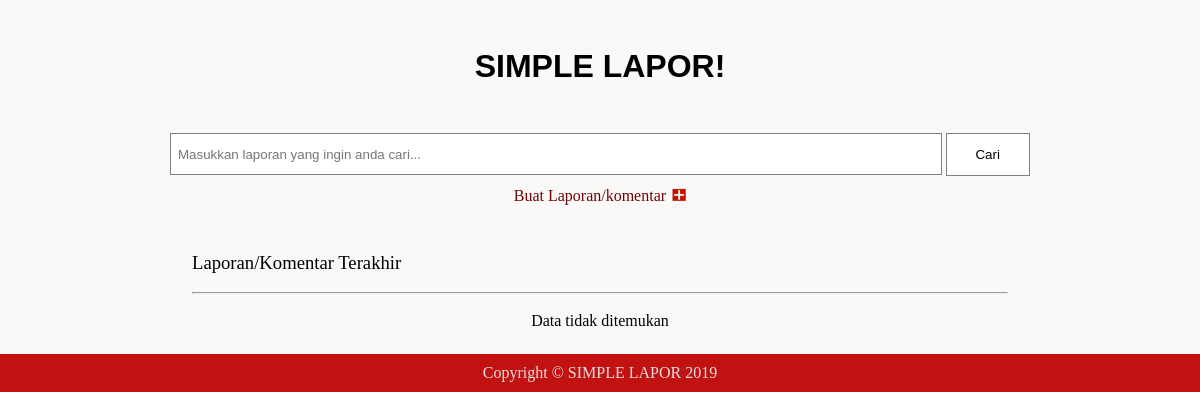
Before: / with the older database file.
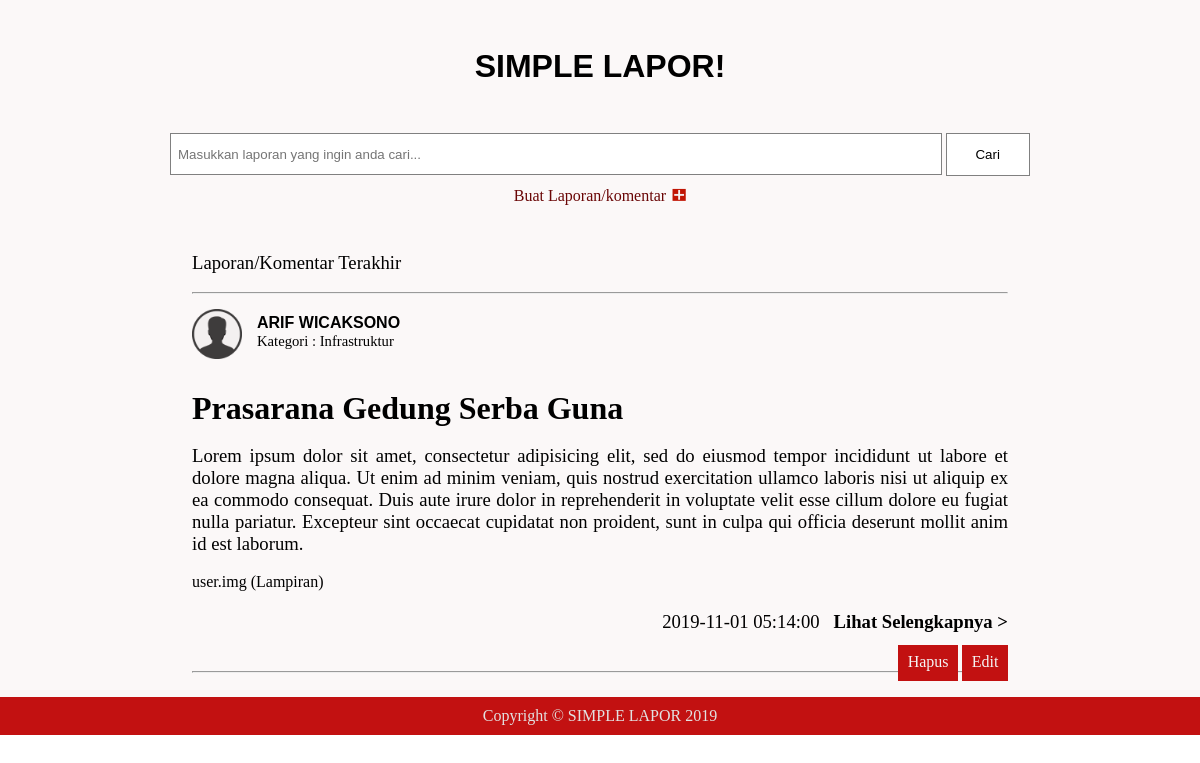
After: the same page with the newer database file.
### tables this page shows
CREATE TABLE `laporan` (
  `ID` int(20) NOT NULL,
  `author` varchar(35) NOT NULL,
  `isi` varchar(512) NOT NULL,
  `judul` varchar(50) NOT NULL,
  `kategori` varchar(20) NOT NULL,
  `waktu` datetime NOT NULL,
  `lampiran` varchar(128) NOT NULL
);

### application/controllers/Home.php (called while the page is built, shortened)
<?php
class Home extends CI_Controller {
	public function __construct() {
		$this->load->model('Lapor_model');
	}
	public function index() {
		$data['title']='SIMPLE LAPOR!';
		$data['laporan'] = $this->Lapor_model->getLaporan();
		$this->load->view('templates/header',$data);
		$this->load->view('home/index', $data);
		$this->load->view('templates/footer');
	}
}

### index.php (called while the page is built, shortened)
<?php
require_once BASEPATH.'core/CodeIgniter.php';

### application/models/Lapor_model.php (called while the page is built, shortened)
<?php
class Lapor_model extends CI_Model{
	public function getLaporan(){
		$this->db->order_by('waktu', 'DESC');
		$data = $this->db->get('laporan');
		return $data->result_array();
	}
}
?>

### application/views/home/index.php (the view)
<div id="badan">
	<form action="<?= base_url(); ?>Search" method="POST">
		<input type="text" placeholder="Masukkan laporan yang ingin anda cari..."
		name="keyword" id="keyword" autocomplete="off">
		<input type="submit" name="cari" value="Cari" id="cari-data">
	</form>
	<a href="<?= base_url();?>home/form">Buat Laporan/komentar <img height="20px" src="<?= base_url()?>asset/icon/tambah.png"></a>
</div>
<div id="konten">
	<br><br>
	<p>
		<?php if (isset($name)) {
			echo "$name";
		} else {
			echo "Laporan/Komentar Terakhir ";
		}
		?>
	</p>
	<br><hr>
	<?php foreach ($laporan as $value): ?>
		<div class="wrapper">
			<div class="gambar">
				<img height="50px" src="<?= base_url()?>asset/icon/user.png">
			</div>
			<b>
				<?= $value['author']; ?> <br>
				<span>Kategori : <?= $value['kategori']; ?></span>
			</b>
		</div>
		<h1><?= $value['judul']; ?></h1>
		<br>
		<p><?= $value['isi']; ?></p>
		<br>
		<?= $value['lampiran']; ?> (Lampiran)
		<div class="jarak">
		<span>
			<p><?= $value['waktu']; ?> &nbsp <b>Lihat Selengkapnya ></b></p>
			<a class="button" href="CRUD/hapus/<?= $value['ID'] ?>">Hapus</a>
			<a class="button" href="CRUD/showDataEdit/<?= $value['ID'] ?>">Edit</a>
		</span>
	</div>
		<hr>
	<?php endforeach; ?>
	<?php if ($laporan == null): ?>
		<br><center> Data tidak ditemukan </center>
	<?php endif; ?>
</div>

### application/views/templates/header.php (shortened to what this page needs)
<!DOCTYPE html>
<html lang="en">
<head>
  <link rel="stylesheet" type="text/css" href="<?= base_url(); ?>asset/css/main.css">
</head>
<body>
  <div id="container">
  <div id="head">
     <h1>SIMPLE LAPOR!</h1>
  </div>

### application/views/templates/footer.php
		<footer>
				Copyright &copy; SIMPLE LAPOR 2019
		</footer>
</div>
</body>
</html>

### asset/css/main.css (style rules this page uses)
* { margin : 0; padding: 0; }
a { text-decoration: none; color:#f4f4f4; }
#head { margin: 0em 0em 3em; text-align: center; font-family: sans-serif; padding-top: 3em; }
#container { background-color:#FBF8F8; }
#badan { text-align: center; line-height: 2.5em; }
#badan a { color: #6A0606; }
#badan input { border: 1px solid grey; padding: 0.5em; background-color:white; transition: 0.3s all ease-out; height:2em; width: 63%; }
#badan input[type=submit] { cursor: pointer; height:3.2em; width:7%; }
#konten { padding: 0em 12em 1.5em 12em; }
#konten p { text-align: justify; font-size: 14pt; }
#konten .jarak { text-align: right; }
#konten .button { padding : 0.5em 0.6em 0.7em 0.6em; background-color: #C21111; }
#konten .wrapper { height: 6em; }
#konten .wrapper b { float: left; padding : 20px 0px 0px 15px; font-family: arial; }
#konten .wrapper b span { font-family: serif; font-weight: lighter; font-size: 11pt; }
#konten .wrapper .gambar { float: left; padding-top: 15px; }
#konten span p { padding: 20px 0px; text-align: right; }
#konten span p b { padding: 20px 0px; cursor: pointer; }
footer { background-color: #C21111; color:#E2E1E1; line-height:2.4em; text-align:center; }

Changed rows visible on the page:
added laporan: author "ARIF WICAKSONO", kategori "Infrastruktur", judul "Prasarana Gedung Serba Guna", isi "Lorem ipsum dolor sit amet, consectetur adipisicing elit, sed do eiusmod tempor incididunt ut labore et dolore magna aliqua. Ut enim ad minim veniam, quis nostrud exercitation ullamco laboris nisi ut aliquip ex ea commodo consequat. Duis aute irure dolor in reprehenderit in voluptate velit esse cillum dolore eu fugiat nulla pariatur. Excepteur sint occaecat cupidatat non proident, sunt in culpa qui officia deserunt mollit anim id est laborum.", lampiran "user.img", waktu "2019-11-01 05:14:00"
Other visible differences:
text no longer shown: "Data tidak ditemukan"
